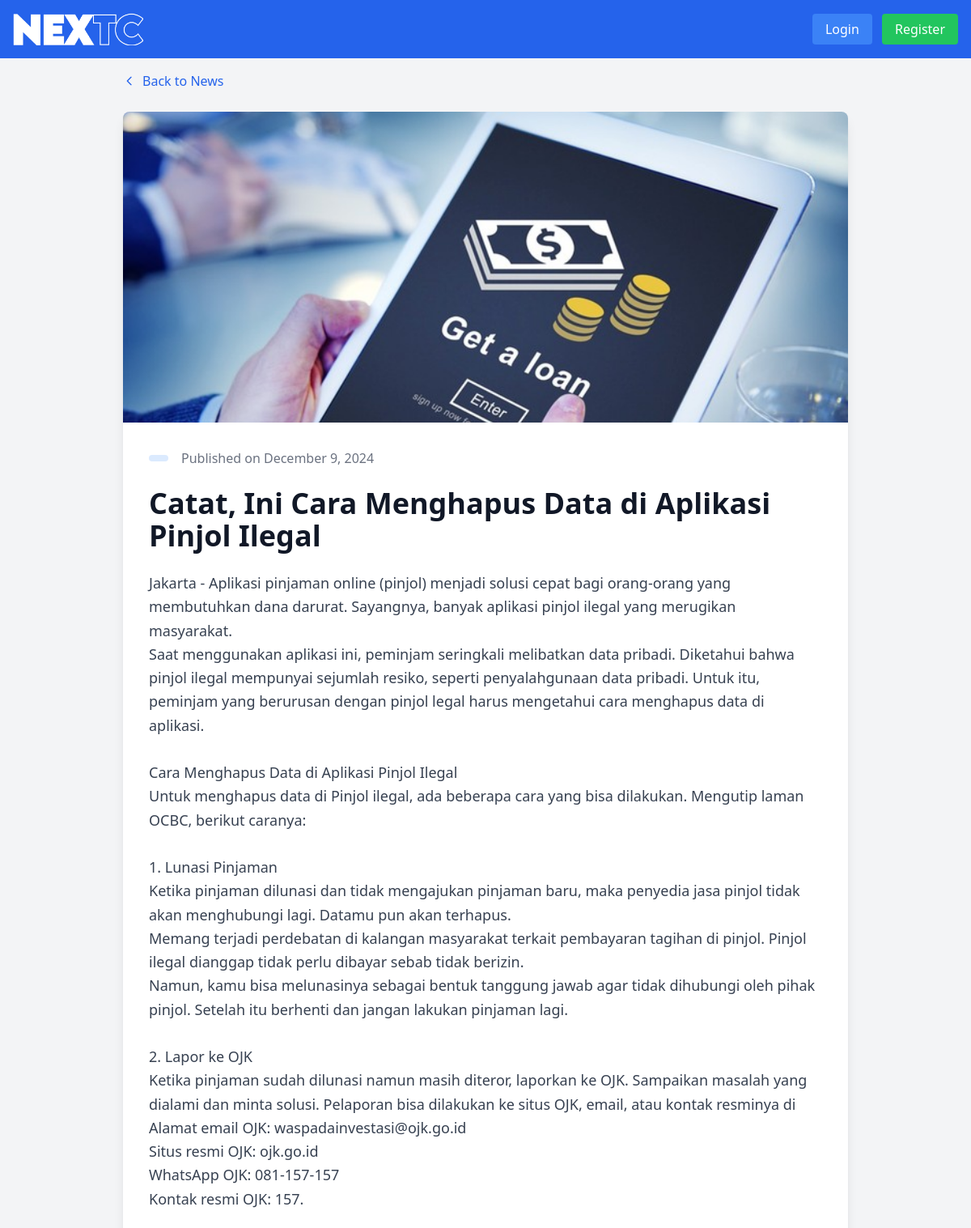
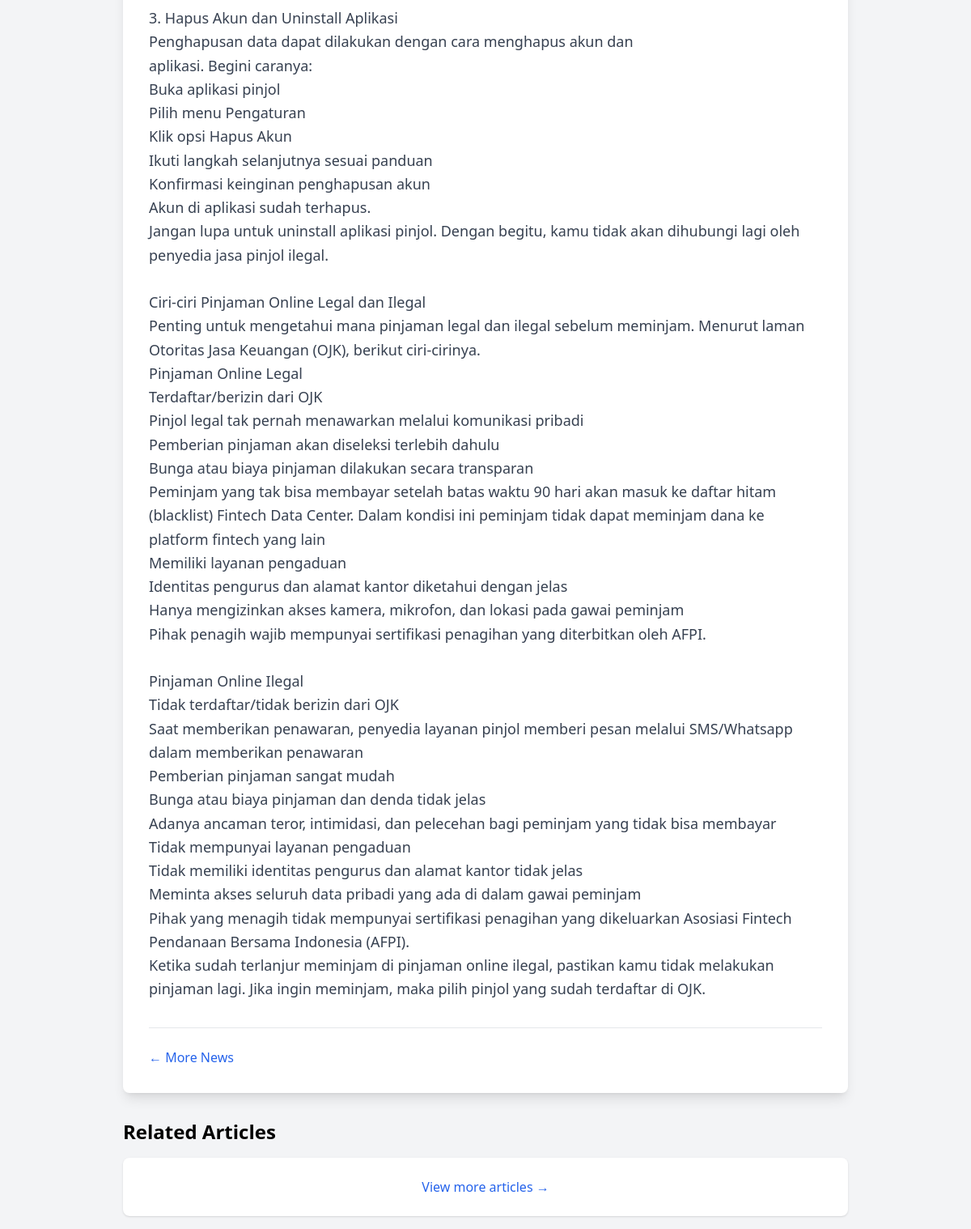
Screenshot of /news/12 with the database file from the repository (2 pictures, top to bottom).
### tables this page shows
CREATE TABLE `news` (
  `id` int NOT NULL,
  `title` varchar(255) NOT NULL,
  `content` text NOT NULL,
  `release_date` date NOT NULL,
  `image` varchar(255) NOT NULL,
  `created_at` timestamp NOT NULL DEFAULT CURRENT_TIMESTAMP,
  `category_id` int DEFAULT NULL
);

### app/controllers/newscontroller.php (called while the page is built, shortened)
<?php
require_once APP_PATH . '/models/news.php';
class NewsController extends Controller {
    private $newsModel;
    public function __construct() {
        $this->newsModel = new News();
    }
    public function detail() {
        $id = $_GET['id'] ?? null;
        $news = $this->newsModel->findById($id);
        $this->view('home/detail_news', ['news' => $news]);
    }
}

### app/core/router.php (called while the page is built, shortened)
<?php
class Router {
    private $routes = [];
    public function add($route, $controller, $action, $method = 'GET') {
        $this->routes[] = [
            'route' => $route,
            'controller' => $controller,
            'action' => $action,
            'method' => $method
        ];
    }
    public function dispatch($url, $method) {
        $url = strtok($url, '?');
        foreach ($this->routes as $route) {
            if ($this->match($route['route'], $url) && $route['method'] === $method) {
                $controllerName = $route['controller'];
                $actionName = $route['action'];
                if (class_exists($controllerName)) {
                    $controller = new $controllerName();
                    if (method_exists($controller, $actionName)) {
                        return $controller->$actionName();
                    }
                }
            }
        }
    }
    private function match($route, $url) {
        $route = preg_replace('/\{([^}]+)\}/', '(?P<$1>[^/]+)', $route);
        $pattern = '#^' . $route . '$#';
        if (preg_match($pattern, $url, $matches)) {
            return true;
        }
        return false;
    }
}

### public/index.php (called while the page is built, shortened)
<?php
require_once APP_PATH . '/config/database.php';
require_once APP_PATH . '/core/router.php';
require_once APP_PATH . '/core/model.php';
require_once APP_PATH . '/controllers/newscontroller.php';
$router = new Router();
$router->add('/', 'NewsController', 'index');
$router->add('/news/{id}', 'newscontroller', 'detail');
$router->add('/auth/login', 'authcontroller', 'login');
$router->add('/auth/login', 'authcontroller', 'login', 'POST');
$router->add('/auth/register', 'authcontroller', 'register');
$router->add('/auth/register', 'authcontroller', 'register', 'POST');
$router->add('/auth/logout', 'authcontroller', 'logout');
$router->add('/admin/dashboard', 'admincontroller', 'dashboard');
$router->add('/admin/news-list', 'admincontroller', 'newsList');
$router->add('/admin/add-news', 'admincontroller', 'addNews');
$router->add('/admin/add-news', 'admincontroller', 'addNews', 'POST');
$router->add('/admin/edit-news', 'admincontroller', 'editNews');
$router->add('/admin/edit-news', 'admincontroller', 'editNews', 'POST');
$router->add('/admin/delete-news', 'admincontroller', 'deleteNews', 'POST');
$router->add('/user/dashboard', 'usercontroller', 'dashboard');
$router->add('/user/dashboard', 'usercontroller', 'dashboard', 'POST');
$url = parse_url($_SERVER['REQUEST_URI'], PHP_URL_PATH);
$method = $_SERVER['REQUEST_METHOD'];
$router->dispatch($url, $method);

### app/config/database.php (called while the page is built)
<?php
class Database {
    private static $instance = null;
    private $connection;
    private $host = 'localhost';
    private $username = 'root';
    private $password = '';
    private $database = 'news_portal';
    private function __construct() {
        try {
            $this->connection = new PDO(
                "mysql:host={$this->host};dbname={$this->database}",
                $this->username,
                $this->password,
                [
                    PDO::ATTR_ERRMODE => PDO::ERRMODE_EXCEPTION,
                    PDO::ATTR_DEFAULT_FETCH_MODE => PDO::FETCH_ASSOC
                ]
            );
        } catch (PDOException $e) {
            die("Connection failed: " . $e->getMessage());
        }
    }
    public static function getInstance() {
        if (self::$instance === null) {
            self::$instance = new self();
        }
        return self::$instance;
    }
    public function getConnection() {
        return $this->connection;
    }
}

### app/core/model.php (called while the page is built, shortened)
<?php
abstract class Model {
    public function __construct() {
        $this->db = Database::getInstance()->getConnection();
    }
}

### app/models/news.php (called while the page is built, shortened)
<?php
require_once APP_PATH . '/core/model.php';
class News extends Model {
    protected $table = 'news';
    public function findById($id) {
        $stmt = $this->db->prepare("SELECT * FROM {$this->table} WHERE id = ?");
        $stmt->execute([$id]);
        return $stmt->fetch(PDO::FETCH_ASSOC);
    }
}

### app/views/home/detail_news.php (the view, shortened to what this page needs)
<?php
require_once APP_PATH . '/views/layouts/header.php';
require_once APP_PATH . '/views/layouts/navbar.php';
?>
<div class="container mx-auto p-4">
    <div class="max-w-4xl mx-auto">
        <div class="mb-6">
            <a href="/" class="inline-flex items-center text-blue-600 hover:text-blue-800">
                <svg class="w-4 h-4 mr-2" fill="none" stroke="currentColor" viewBox="0 0 24 24">
                    <path stroke-linecap="round" stroke-linejoin="round" stroke-width="2" d="M15 19l-7-7 7-7"></path>
                </svg>
                Back to News
            </a>
        </div>
        <article class="bg-white rounded-lg shadow-lg overflow-hidden">
            <img src="/<?= htmlspecialchars($news['image']) ?>"
                 alt="<?= htmlspecialchars($news['title']) ?>"
                 class="w-full h-64 md:h-96 object-cover">
            <div class="p-8">
                <div class="flex items-center mb-6">
                    <span class="bg-blue-100 text-blue-800 text-sm font-medium px-3 py-1 rounded-full">
                    </span>
                    <span class="text-gray-500 ml-4">
                        Published on <?= date('F j, Y', strtotime($news['release_date'])) ?>
                    </span>
                </div>
                <h1 class="text-3xl md:text-4xl font-bold text-gray-900 mb-6 leading-tight">
                    <?= htmlspecialchars($news['title']) ?>
                </h1>
                <div class="prose max-w-none">
                    <div class="text-gray-700 leading-relaxed text-lg">
                        <?= nl2br(htmlspecialchars($news['content'])) ?>
                    </div>
                </div>
                <div class="mt-8 pt-6 border-t border-gray-200">
                    <div class="flex items-center justify-between">
                        <div class="flex space-x-4">
                            <a href="/" class="text-blue-600 hover:text-blue-800">← More News</a>
                        </div>
                    </div>
                </div>
            </div>
        </article>
        <div class="mt-8">
            <h3 class="text-2xl font-bold mb-4">Related Articles</h3>
            <div class="bg-white p-6 rounded-lg shadow">
                <p class="text-gray-600 text-center">
                    <a href="/?category=<?= urlencode($news['category']) ?>" class="text-blue-600 hover:text-blue-800">
                        View more <?= htmlspecialchars($news['category']) ?> articles →
                    </a>
                </p>
            </div>
        </div>
    </div>
</div>

### rows the page displays
news: image (picture), release_date "December 9, 2024", title "Catat, Ini Cara Menghapus Data di Aplikasi Pinjol Ilegal", content "Jakarta - Aplikasi pinjaman online (pinjol) menjadi solusi cepat bagi orang-orang yang membutuhkan dana darurat. Sayangnya, banyak aplikasi pinjol ilegal yang merugikan masyarakat. Saat menggunakan aplikasi ini, peminjam seringkali melibatkan data pribadi. Diketahui bahwa pinjol ilegal mempunyai sejumlah resiko, seperti penyalahgunaan data pribadi. Untuk itu, peminjam yang berurusan dengan pinjol legal harus mengetahui cara menghapus data di aplikasi. Cara Menghapus Data di Aplikasi Pinjol Ilegal Untuk menghapus data di Pinjol ilegal, ada beberapa cara yang bisa dilakukan. Mengutip laman OCBC, berikut caranya: 1. Lunasi Pinjaman Ketika pinjaman dilunasi dan tidak mengajukan pinjaman baru,…"
